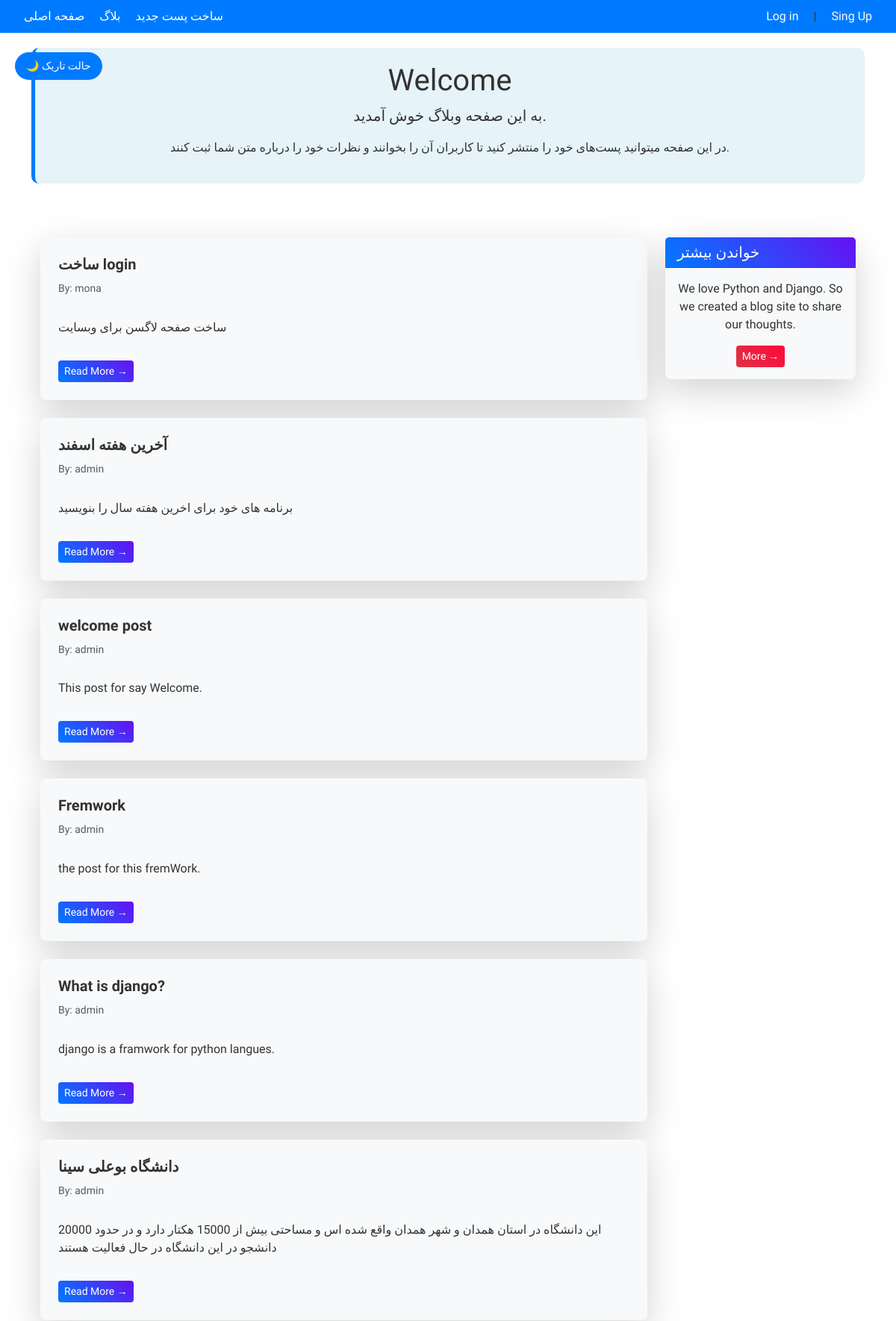
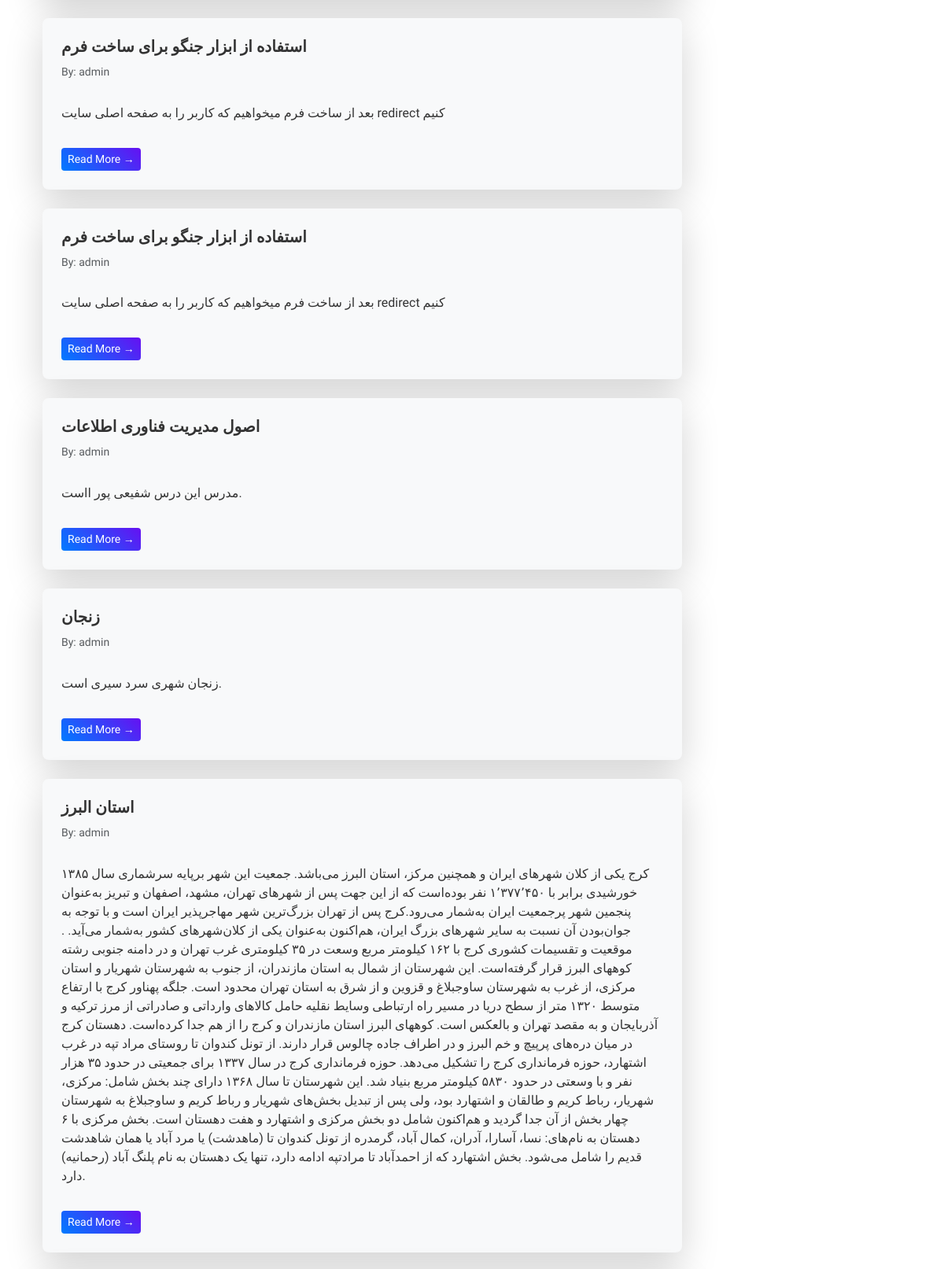
Screenshot of /blog/ (upper part) with the database file from the repository (2 pictures, top to bottom).
### blog/models.py (models this page shows, shortened)
class Post(models.Model):
    STATUS_CHOICES =(
        ('pub','Published'),
        ('drf','Draft'),
    )
    title = models.CharField(max_length=200)
    text = models.TextField()
    datetime_created = models.DateTimeField(auto_now_add=True)
    datetime_modified = models.DateTimeField(auto_now=True)
    status = models.CharField(choices= STATUS_CHOICES,max_length=3 )
    author = models.ForeignKey("auth.User",on_delete = models.CASCADE)

### blog/views.py (the view)
# urls.py: path('',views.PostListView.as_view(),name='post_list'),
class PostListView(generic.ListView):
    model = Post
    template_name = "blog/posts_list.html"
    context_object_name = "posts_list"
    def get_queryset(self):
        return Post.objects.filter(status='pub').order_by('-datetime_modified')

### blog/templates/blog/posts_list.html (shortened to what this page needs)
{% extends '_base.html' %}
{% block content %}
    <button id="theme-toggle" class="btn btn-toggle">🌙 حالت تاریک</button>
    <div class="container mt-5">
        <div class="row">
            <div class="col-lg-9">
                {% for post in posts_list %}
                    <div class="card shadow-lg border-0 rounded-3 overflow-hidden my-4 hover-effect theme-card">
                        <div class="card-body p-4">
                            <h5 class="card-title fw-bold theme-text">{{ post.title }}</h5>
                            <h6 class="card-subtitle mb-2 text-muted small py-2 theme-text">By: {{ post.author }}</h6>
                            <p class="card-text py-3 theme-text">
                                {{ post.text }}
                            </p>
                            <a href="{% url 'post_detail' post.id %}" class="btn btn-theme btn-sm">Read More &rarr;</a>
                        </div>
                    </div>
                {% endfor %}
            </div>
            <div class="col-lg-3">
                <div class="card border-0 shadow-lg rounded-3 my-4 animate-fade-in theme-card">
                    <h5 class="card-header theme-header">خواندن بیشتر</h5>
                    <div class="card-body text-center">
                        <p class="card-text theme-text">We love Python and Django. So we created a blog site to share our thoughts.</p>
                        <a href="#" class="btn btn-theme-danger btn-sm">More &rarr;</a>
                    </div>
                </div>
            </div>
        </div>
    </div>
{% endblock content %}

### templates/_base.html (style rules this page uses)
body { transition: background-color 0.3s, color 0.3s; }

### blog/templates/blog/posts_list.html (style rules this page uses)
body { background-color: #ffffff; color: #333; font-family: 'Vazirmatn', sans-serif; transition: background-color 0.3s, color 0.3s; }
.theme-card { background: #f8f9fa; color: #333; transition: background 0.3s, color 0.3s; }
.theme-text { color: #333; transition: color 0.3s; }
.theme-header { background: linear-gradient(45deg, #007bff, #6610f2); color: white; }
.btn-theme { background: linear-gradient(45deg, #007bff, #6610f2); color: white; border: none; transition: background 0.3s; }
.btn-theme-danger { background: linear-gradient(45deg, #dc3545, #ff073a); color: white; border: none; }
.btn-toggle { position: absolute; top: 70px; left: 20px; background: #007bff; color: white; padding: 8px 15px; border: none; border-radius: 20px; cursor: pointer; transition: background 0.3s; z-index: 1000; font-size: 14px; }
.animate-fade-in { animation: fadeIn 1s ease-in-out; }

### rows the page displays
Post: title "ساخت login", author "mona", text "ساخت صفحه لاگسن برای وبسایت"
Post: title "آخرین هفته اسفند", author "admin", text "برنامه های خود برای اخرین هفته سال را بنویسید"
Post: title "welcome post", author "admin", text "This post for say Welcome."
Post: title "Fremwork", author "admin", text "the post for this fremWork."
Post: title "What is django?", author "admin", text "django is a framwork for python langues."
Post: title "دانشگاه بوعلی سینا", author "admin", text "این دانشگاه در استان همدان و شهر همدان واقع شده اس و مساحتی بیش از 15000 هکتار دارد و در حدود 20000 دانشجو در این دانشگاه در حال فعالیت هستند"
Post: title "استفاده از ابزار جنگو برای ساخت فرم", author "admin", text "بعد از ساخت فرم میخواهیم که کاربر را به صفحه اصلی سایت redirect کنیم"
Post: title "استفاده از ابزار جنگو برای ساخت فرم", author "admin", text "بعد از ساخت فرم میخواهیم که کاربر را به صفحه اصلی سایت redirect کنیم"
Post: title "اصول مدیریت فناوری اطلاعات", author "admin", text "مدرس این درس شفیعی پور ااست."
Post: title "زنجان", author "admin", text "زنجان شهری سرد سیری است."
Post: title "استان البرز", author "admin", text "کرج یکی از کلان شهرهای ایران و همچنین مرکز، استان البرز می‌باشد. جمعیت این شهر برپایه سرشماری سال ۱۳۸۵ خورشیدی برابر با ۱٬۳۷۷٬۴۵۰ نفر بوده‌است که از این جهت پس از شهرهای تهران، مشهد، اصفهان و تبریز به‌عنوان پنجمین شهر پرجمعیت ایران به‌شمار می‌رود.کرج پس از تهران بزرگ‌ترین شهر مهاجرپذیر ایران است و با توجه به جوان‌بودن آن نسبت به سایر شهرهای بزرگ ایران، هم‌اکنون به‌عنوان یکی از کلان‌شهرهای کشور به‌شمار می‌آید. . موقعیت و تقسیمات کشوری کرج با ۱۶۲ کیلومتر مربع وسعت در ۳۵ کیلومتری غرب تهران و در دامنه جنوبی رشته کوههای البرز قرار گرفته‌است. این شهرستان از شمال به استان مازندران، از جنوب به شهرستان شهریار و استان مرکزی، از غرب به شهرستان ساوجبلاغ و قزوین و از شرق به استان تهران محدود است. جلگه…"
